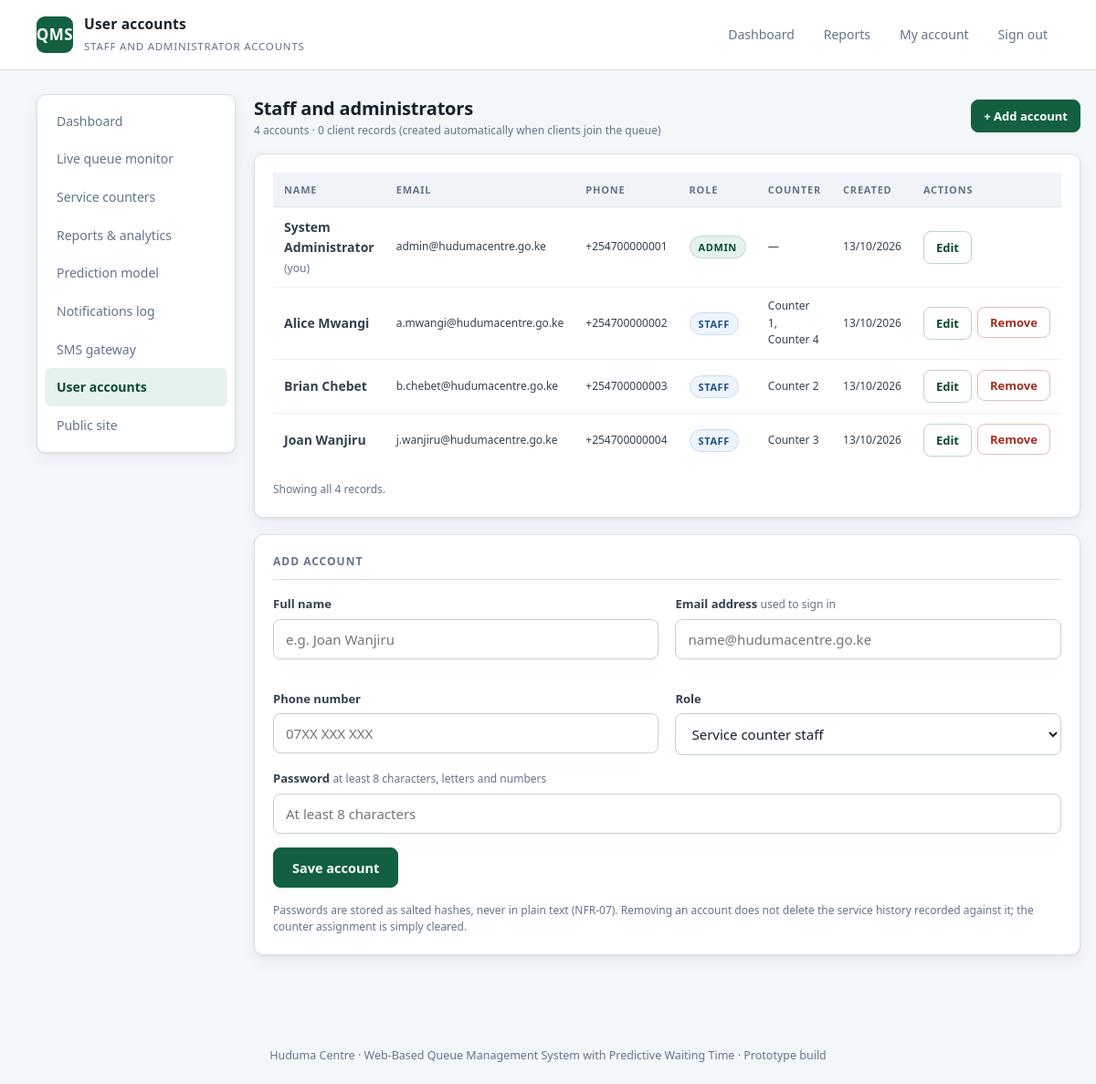
The page /admin/users.php (signed in) on the database its author committed.
### tables this page shows
CREATE TABLE user (
    user_id        INT AUTO_INCREMENT PRIMARY KEY,
    full_name      VARCHAR(120)  NOT NULL,
    phone_number   VARCHAR(20)   NOT NULL,
    email          VARCHAR(120)  DEFAULT NULL,
    password_hash  VARCHAR(255)  DEFAULT NULL,
    role           ENUM('client','staff','admin') NOT NULL DEFAULT 'client',
    created_at     DATETIME      NOT NULL DEFAULT CURRENT_TIMESTAMP,
    INDEX idx_user_phone (phone_number),
    UNIQUE KEY uq_user_email (email)
);

### includes/db.php (called while the page is built, shortened)
<?php
function db(): PDO
{
    static $pdo = null;
    if ($pdo === null) {
        $dsn = sprintf('mysql:host=%s;dbname=%s;charset=utf8mb4', DB_HOST, DB_NAME);
        try {
            $pdo = new PDO($dsn, DB_USER, DB_PASS, [
                PDO::ATTR_ERRMODE            => PDO::ERRMODE_EXCEPTION,
                PDO::ATTR_DEFAULT_FETCH_MODE => PDO::FETCH_ASSOC,
                PDO::ATTR_EMULATE_PREPARES   => false,
            ]);
        } catch (PDOException $e) {
            http_response_code(500);
            die('Database connection failed. Check config/config.php. '
                . (APP_DEBUG ? htmlspecialchars($e->getMessage()) : ''));
        }
    }
    return $pdo;
}
function q(string $sql, array $params = []): PDOStatement
{
    $stmt = db()->prepare($sql);
    $stmt->execute($params);
    return $stmt;
}
function q_all(string $sql, array $params = []): array
{
    return q($sql, $params)->fetchAll();
}
function q_val(string $sql, array $params = [], $default = null)
{
    $v = q($sql, $params)->fetchColumn();
    return $v === false ? $default : $v;
}

### includes/helpers.php (called while the page is built, shortened)
<?php
require_once __DIR__ . '/db.php';
function e(?string $s): string
{
    return htmlspecialchars((string)$s, ENT_QUOTES, 'UTF-8');
}

### includes/auth.php (called while the page is built, shortened)
<?php
require_once __DIR__ . '/helpers.php';
function auth_user(): ?array
{
    return $_SESSION['user'] ?? null;
}

### admin/users.php (the view, shortened to what this page needs)
<?php
require_once __DIR__ . '/../includes/layout.php';
require_once __DIR__ . '/../includes/pagination.php';
$user = require_role('admin');
$editing = null;
$total = (int)q_val('SELECT COUNT(*) FROM user WHERE role IN ("staff","admin")', [], 0);
$pg = paginate($total, 25);
$accounts = q_all(
    'SELECT u.*,
            (SELECT GROUP_CONCAT(sc.counter_name SEPARATOR ", ")
               FROM service_counter sc WHERE sc.assigned_staff_id = u.user_id) AS counters
       FROM user u
      WHERE u.role IN ("staff","admin")
      ORDER BY u.role DESC, u.full_name
      LIMIT ' . (int)$pg['per'] . ' OFFSET ' . (int)$pg['offset']
);
$clientCount = (int)q_val('SELECT COUNT(*) FROM user WHERE role = "client"', [], 0);
?>
<div class="side-layout">
  <nav class="sidenav">
    <a href="dashboard.php">Dashboard</a>
    <a href="monitor.php">Live queue monitor</a>
    <a href="counters.php">Service counters</a>
    <a href="reports.php">Reports &amp; analytics</a>
    <a href="model.php">Prediction model</a>
    <a href="notifications.php">Notifications log</a>
    <a href="gateway.php">SMS gateway</a>
    <a class="on" href="users.php">User accounts</a>
    <a href="../index.php">Public site</a>
  </nav>
  <div>
    <div style="display:flex; justify-content:space-between; align-items:center; margin-bottom:16px;">
      <div>
        <div class="page-title" style="font-size:20px;">Staff and administrators</div>
        <div class="tiny muted"><?= $total ?> account<?= $total === 1 ? '' : 's' ?>
          &middot; <?= number_format($clientCount) ?> client records (created automatically
          when clients join the queue)</div>
      </div>
      <a class="btn sm" href="users.php#form">+ Add account</a>
    </div>
    <div class="panel">
      <table>
        <thead><tr>
          <th>Name</th><th>Email</th><th>Phone</th><th>Role</th>
          <th>Counter</th><th>Created</th><th>Actions</th>
        </tr></thead>
        <tbody>
        <?php foreach ($accounts as $a): ?>
          <tr>
            <td><b><?= e($a['full_name']) ?></b>
              <?= (int)$a['user_id'] === $user['user_id']
                    ? ' <span class="tiny muted">(you)</span>' : '' ?></td>
            <td class="tiny"><?= e($a['email'] ?? '—') ?></td>
            <td class="tiny"><?= e($a['phone_number']) ?></td>
            <td><span class="badge <?= $a['role'] === 'admin' ? 'in_service' : 'checked_in' ?>">
                <?= e(strtoupper($a['role'])) ?></span></td>
            <td class="tiny"><?= e($a['counters'] ?? '—') ?></td>
            <td class="tiny"><?= e(date('d/m/Y', strtotime($a['created_at']))) ?></td>
            <td>
              <div style="display:flex; gap:6px;">
                <a class="btn ghost sm" href="users.php?edit=<?= (int)$a['user_id'] ?>#form">Edit</a>
                <?php if ((int)$a['user_id'] !== $user['user_id']): ?>
                  <form method="post" style="display:inline;">
                    <button class="btn danger sm" name="action" value="delete"
                            onclick="return confirm('Remove <?= e(addslashes($a['full_name'])) ?>?');">
                      Remove</button>
                  </form>
                <?php endif; ?>
              </div>
            </td>
          </tr>
        <?php endforeach; ?>
        </tbody>
      </table>
      <?= pager($pg) ?>
    </div>
    <div class="panel" id="form">
      <h2><?= $editing ? 'Edit account' : 'Add account' ?></h2>
      <form method="post" autocomplete="off">
        <div class="grid g2">
          <div>
            <label for="full_name">Full name</label>
            <input type="text" id="full_name" name="full_name" required
                   value="<?= e($editing['full_name'] ?? '') ?>" placeholder="e.g. Joan Wanjiru">
          </div>
          <div>
            <label for="email">Email address <span class="hint">used to sign in</span></label>
            <input type="email" id="email" name="email" required
                   value="<?= e($editing['email'] ?? '') ?>"
                   placeholder="name@hudumacentre.go.ke">
          </div>
          <div>
            <label for="phone_number">Phone number</label>
            <input type="tel" id="phone_number" name="phone_number" required
                   value="<?= e($editing['phone_number'] ?? '') ?>" placeholder="07XX XXX XXX">
          </div>
          <div>
            <label for="role">Role</label>
            <select id="role" name="role">
              <option value="staff" <?= ($editing['role'] ?? 'staff') === 'staff' ? 'selected' : '' ?>>
                Service counter staff</option>
            </select>
          </div>
        </div>
        <label for="password">
          <?= $editing ? 'New password' : 'Password' ?>
          <span class="hint">
            <?= $editing
                  ? 'leave blank to keep the current password'
                  : 'at least 8 characters, letters and numbers' ?></span>
        </label>
        <input type="password" id="password" name="password"
               <?= $editing ? '' : 'required' ?> autocomplete="new-password"
               placeholder="<?= $editing ? 'Unchanged' : 'At least 8 characters' ?>">
        <div class="btn-row">
          <button class="btn" name="action" value="save">Save account</button>
        </div>
      </form>
      <p class="tiny muted mt">
        Passwords are stored as salted hashes, never in plain text (NFR-07).
        Removing an account does not delete the service history recorded against
        it; the counter assignment is simply cleared.
      </p>
    </div>
  </div>
</div>

### assets/css/style.css (style rules this page uses)
:root { --ink: #16212b; --muted: #64748b; --line: #d8e0e8; --bg: #f4f7fa; --panel: #ffffff; --brand: #12603f; --brand-dk: #0d4a30; --brand-lt: #e6f2ec; --accent: #b4531f; --danger: #a32d20; --ok: #12603f; --warn: #8a6412; --radius: 10px; --shadow: 0 1px 3px rgba(16,32,48,.08), 0 6px 18px rgba(16,32,48,.06); }
* { box-sizing: border-box; margin: 0; padding: 0; }
body { font-family: "Segoe UI", system-ui, -apple-system, Roboto, Arial, sans-serif; background: var(--bg); color: var(--ink); line-height: 1.55; font-size: 15px; }
a { color: var(--brand); }
.page-title { font-size: 25px; font-weight: 700; letter-spacing: -.2px; }
.panel { background: var(--panel); border: 1px solid var(--line); border-radius: var(--radius); padding: 20px; box-shadow: var(--shadow); margin-bottom: 18px; }
.panel h2 { font-size: 12px; text-transform: uppercase; letter-spacing: 1px; color: var(--muted); font-weight: 700; padding-bottom: 10px; margin-bottom: 16px; border-bottom: 1px solid var(--line); }
.grid { display: grid; gap: 18px; }
.g2 { grid-template-columns: repeat(2, minmax(0,1fr)); }
label { display: block; font-size: 13px; font-weight: 600; margin-bottom: 6px; color: #33414f; }
.hint { font-weight: 400; color: var(--muted); font-size: 12px; }
input[type=text], input[type=tel], input[type=email], input[type=password], select, textarea { width: 100%; padding: 11px 13px; font-size: 15px; font-family: inherit; border: 1px solid #c3ced9; border-radius: 8px; background: #fff; color: var(--ink); margin-bottom: 15px; transition: border-color .12s, box-shadow .12s; }
.btn { display: inline-flex; align-items: center; justify-content: center; gap: 8px; padding: 11px 20px; border-radius: 8px; border: 1px solid var(--brand); background: var(--brand); color: #fff; font-size: 14.5px; font-weight: 600; font-family: inherit; cursor: pointer; text-decoration: none; }
.btn.ghost { background: #fff; color: var(--brand-dk); border-color: #bcd3c7; }
.btn.danger { background: #fff; color: var(--danger); border-color: #e3bdb8; }
.btn.sm { padding: 7px 13px; font-size: 13px; }
.btn-row { display: flex; gap: 10px; flex-wrap: wrap; }
table { width: 100%; border-collapse: collapse; font-size: 14px; }
th { text-align: left; padding: 10px 12px; background: #f0f4f8; font-size: 11px; text-transform: uppercase; letter-spacing: .8px; color: var(--muted); font-weight: 700; border-bottom: 1px solid var(--line); }
td { padding: 11px 12px; border-bottom: 1px solid #edf1f5; color: #33414f; }
tr:last-child td { border-bottom: none; }
.badge { display: inline-block; padding: 3px 9px; border-radius: 20px; font-size: 11px; font-weight: 700; text-transform: uppercase; letter-spacing: .6px; border: 1px solid; }
.badge.checked_in { background:#eef4fb; color:#1d4f80; border-color:#c9dcf0; }
.badge.in_service { background:var(--brand-lt); color:var(--brand-dk); border-color:#bcd9c9; }
.side-layout { display: grid; grid-template-columns: 218px 1fr; gap: 20px; align-items: start; }
.sidenav { background: var(--panel); border: 1px solid var(--line); border-radius: var(--radius); padding: 8px; box-shadow: var(--shadow); position: sticky; top: 90px; }
.sidenav a { display: block; padding: 10px 13px; border-radius: 7px; text-decoration: none; color: var(--muted); font-size: 14px; font-weight: 500; }
.sidenav a.on { background: var(--brand-lt); color: var(--brand-dk); font-weight: 600; }
.muted { color: var(--muted); }
.tiny { font-size: 12px; }
.mt { margin-top: 16px; }

### rows shown on the page
user: full_name "System Administrator", shows "(you)", email "admin@hudumacentre.go.ke", phone_number "+254700000001", role "ADMIN", counters "—", created_at "13/10/2026"
user: full_name "Alice Mwangi", email "a.mwangi@hudumacentre.go.ke", phone_number "+254700000002", role "STAFF", counters "Counter 1, Counter 4", created_at "13/10/2026"
user: full_name "Brian Chebet", email "b.chebet@hudumacentre.go.ke", phone_number "+254700000003", role "STAFF", counters "Counter 2", created_at "13/10/2026"
user: full_name "Joan Wanjiru", email "j.wanjiru@hudumacentre.go.ke", phone_number "+254700000004", role "STAFF", counters "Counter 3", created_at "13/10/2026"

### other values the page prints
$opts['heading'] "User accounts"
$opts['subheading'] "STAFF AND ADMINISTRATOR ACCOUNTS"
$total "4"
$clientCount "0"
$p['total'] "4"
CENTRE_NAME "Huduma Centre"
